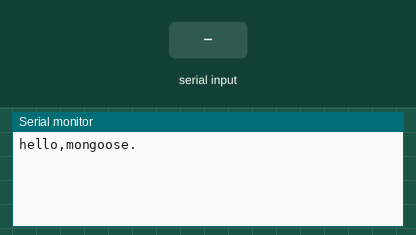
Recording of a sketch running on a simulated Arduino Uno, built with avr-gcc and run on an emulated ATmega328P. On the bench: the last lines printed to the serial monitor. Inputs (shaded band) come from the test bench.

Above: at 1.2 s.
1.3 s: "1" received over the second serial link
At 2.5 s:
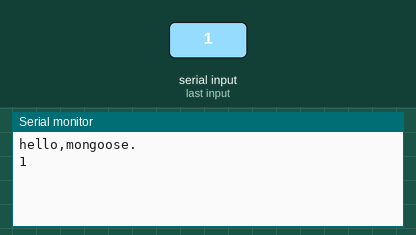
2.8 s: "0" received over the second serial link
At 3.8 s:
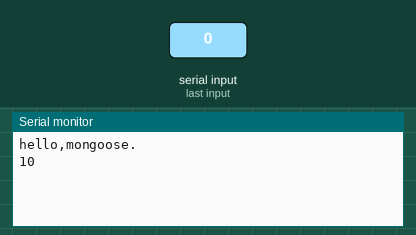

The sketch:

T_RX_TX.ino
```cpp
#include <SoftwareSerial.h>

SoftwareSerial mongoose(14, 12);

void setup() {
    Serial.begin(9600);
    mongoose.begin(9600);
    Serial.println("hello,mongoose.\r\n");
}

void loop() {
    while (mongoose.available() > 0) {
        Serial.print(char(mongoose.read()));
    }
    while (Serial.available() > 0) {
      //Serial.print(char(Serial.read()));
      mongoose.write(Serial.read());
    }

}
```

Measured:
- after the input at 1.3 s, the serial monitor: prints a new line at once (image 1)
- after the input at 2.8 s, the serial monitor: prints a new line at once (image 2)
